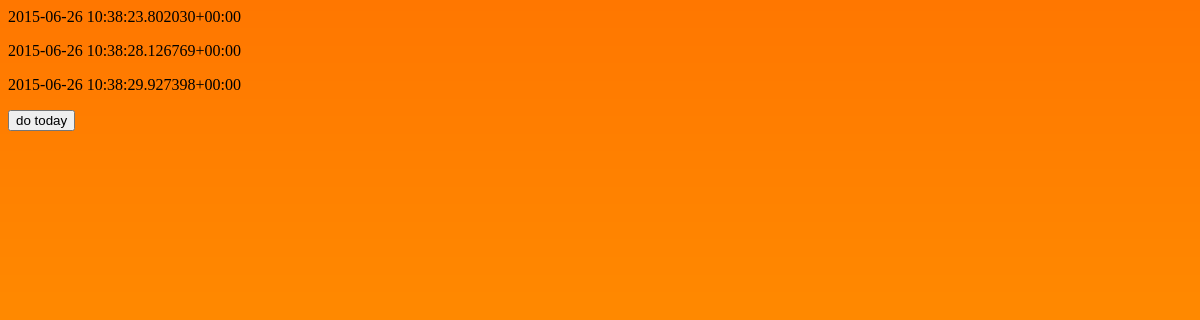
Screenshot of /goal/2/ with the database file from the repository.
### goals/models.py (models this page shows)
class Day(models.Model):
    goal = models.ForeignKey(Goal)
    date = models.DateTimeField('date done')
    def __str__(self):
        return str(self.date)

### goals/views.py (the view)
# urls.py: url(r'^goal/(?P<goal_id>[0-9]+)/$', 'goals.views.goal', name='goal'),
def goal(request, goal_id):
    current_goal = Goal.objects.get(id=goal_id)
    days = current_goal.day_set.all()
    context = {'days': days, 'current_goal':current_goal}
    if request.method=='POST' and allow_create(current_goal):
        d = Day(goal=current_goal, date=timezone.now())
        d.save()
        return render(request, 'goals/goal.html', context)
    else:
        return render(request, 'goals/goal.html', context)

### goals/templates/goals/goal.html (shortened to what this page needs)
{% load staticfiles %}
<link rel="stylesheet" type="text/css" href="{% static 'goals/style.css' %}" />
<!DOCTYPE html>
<html>
<head lang="en">
</head>
<body>
    {%for day in days%}
    <p>{{day}}</p>
    {%endfor%}
    <form action="/goal/{{current_goal.id}}/" method="post">
    <input type="submit" value="do today" />
    </form>
</body>
</html>

### goals/static/goals/style.css (style rules this page uses)
body { background: white url("images/orange.png") repeat right bottom; }

### rows the page displays
Day: date "2015-06-26 10:38:23.802030+00:00"
Day: date "2015-06-26 10:38:28.126769+00:00"
Day: date "2015-06-26 10:38:29.927398+00:00"
